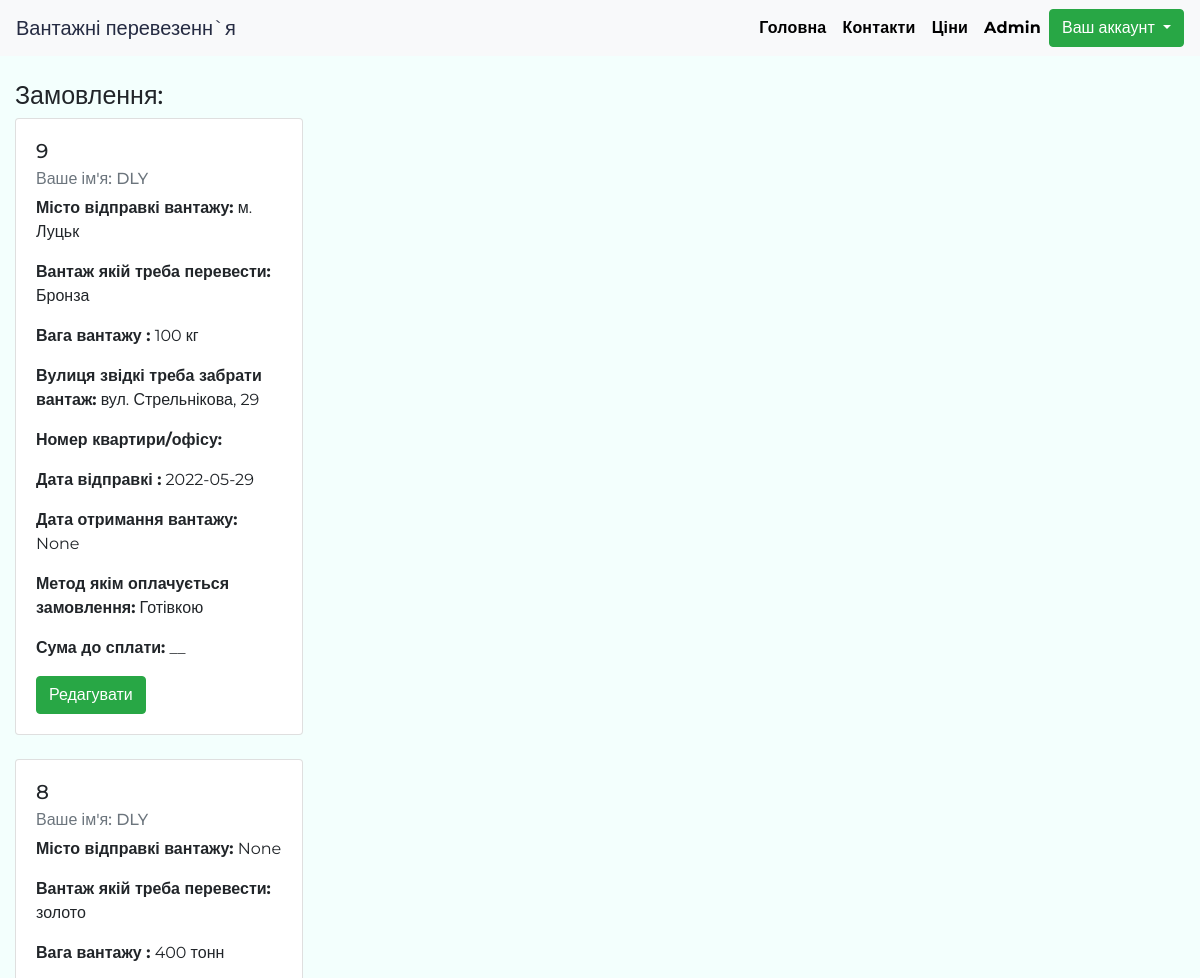
The page /orders (signed in, upper part) on the database as committed earlier.
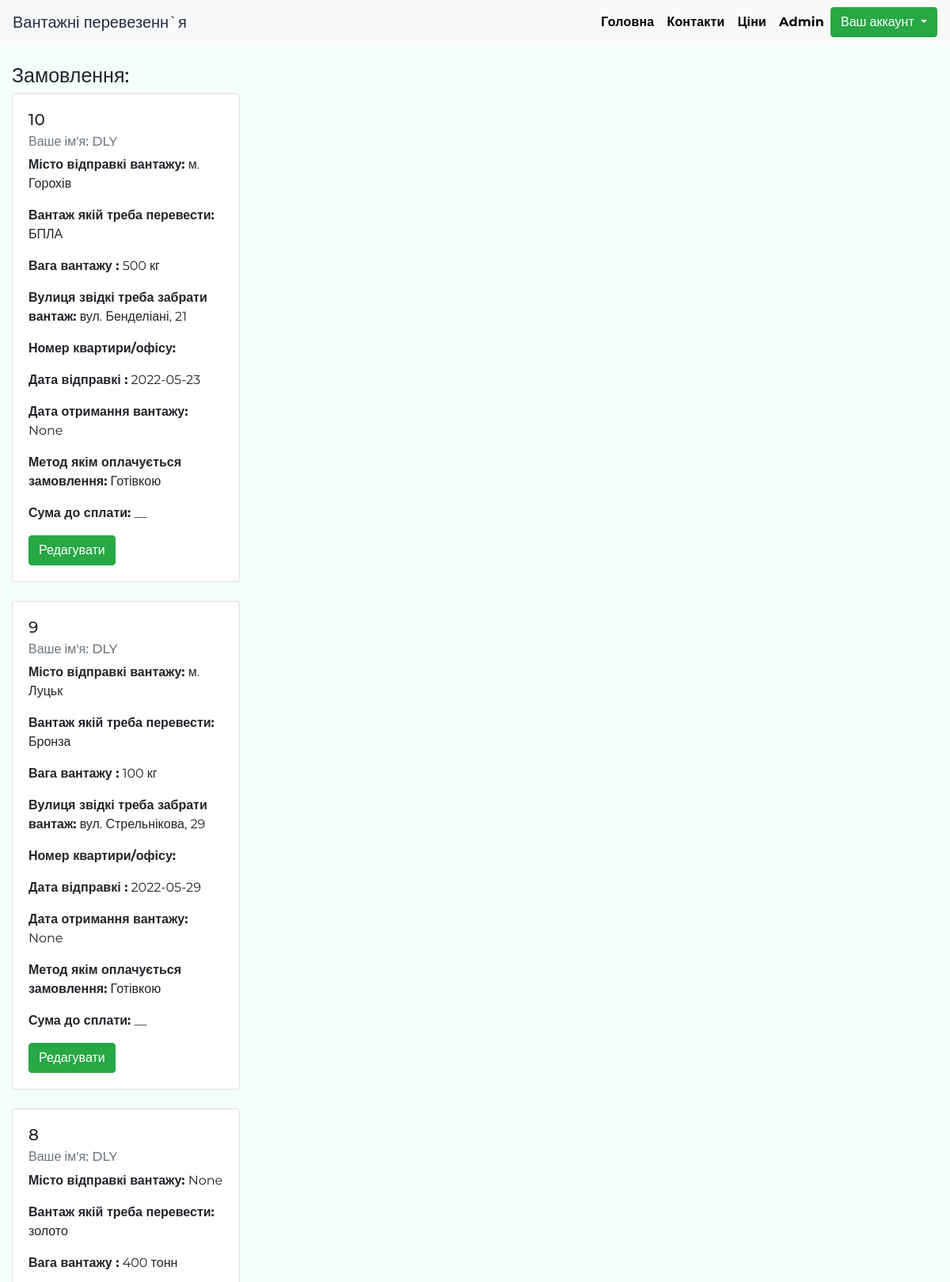
The same page on the database as committed later.
### app.py (models this page shows, shortened)
class Orders(db.Model):
    __tablename__ = "orders"
    id_orders = db.Column(db.Integer, primary_key = True)
    id_user= db.Column(db.Integer,db.ForeignKey('users.id_users'))
    cargo = db.Column(db.String(150))
    weight = db.Column(db.String(60))
    check_orders = db.Column(db.String(50),default = "В обробці")
    ts_orders = db.Column(db.DateTime,default = datetime.utcnow)
    city_sender= db.Column(db.Integer,db.ForeignKey('citys.id'))
    street_sender= db.Column(db.String(255))
    house_number = db.Column(db.Integer)
    date_senders = db.Column(db.Date)
    date_recipients = db.Column(db.Date)
    pay_method = db.Column(db.String(60))
    suma = db.Column(db.String(60),default ="__")
    user = db.relationship('Users', backref=db.backref("orders",overlaps ="citys,user",cascade="all, delete-orphan",lazy = "dynamic"),overlaps = "citys,users")
    city = db.relationship('Citys', backref=db.backref("orders", overlaps ="citys,users",cascade="all, delete-orphan",lazy = "dynamic"),overlaps = "citys,users")

class Users(UserMixin,db.Model):
    id_users = db.Column(db.Integer, primary_key = True)
    pib = db.Column(db.String(255))
    email = db.Column(db.String(150), index = True, unique = True)
    phone_number = db.Column(db.String(15))
    password_hash = db.Column(db.String(128))
    ts_registry = db.Column(db.DateTime, default = datetime.utcnow())
    role = db.Column(db.String(50),default = "User")
    citys = db.relationship("Citys",secondary = "orders", overlaps = "users")
    def __repr__(self):
        return  self.pib

class Citys(db.Model):
    __tablename__ = "citys"
    id = db.Column(db.Integer, primary_key = True)
    city = db.Column(db.String(255))
    users  = db.relationship("Users",secondary = "orders",overlaps = "citys")
    def __repr__(self):
        return self.city

### app.py (the view)
@app.route('/orders')
@login_required
def orders():
       id = current_user.id_users
       user = Users.query.first_or_404(id)
       page = request.args.get('page', 0, type=int)
       order = user.orders.order_by(Orders.ts_orders.desc()).paginate(
        page, app.config['POSTS_PER_PAGE'], False)
       next_url = url_for('orders', page=order.next_num) \
        if order.has_next else None
       prev_url = url_for('orders', page=order.prev_num) \
        if order.has_prev else None
       return render_template("orders.html", order=order.items,
                          next_url=next_url, prev_url=prev_url)

### app.py (called while the page is built)
@login.user_loader
def load_user(id_users):
    return Users.query.get(int(id_users))

### templates/orders.html (shortened to what this page needs)
{% extends "base.html" %}
{% import 'bootstrap/wtf.html' as wtf %}
{% block body %}
        <div class="container-fluid">
            <h1 class=" mt-4 ">Замовлення:</h1>
   {% for order in order %}
         <div class="card mb-4" style="width: 18rem;">
  <div class="card-body">
    <h5 class="card-title">{{order.id_orders}}</h5>
    <h6 class="card-subtitle mb-2 text-muted">Ваше ім'я:  {{order.user}}</h6>
    <p class="card-text"><strong>Місто відправкі вантажу:</strong> {{order.city}}</p>
        <p class="card-text"><strong>Вантаж якій треба перевести:</strong> {{order.cargo}}</p>
              <p class="card-text"><strong>Вага вантажу :</strong> {{order.weight}}
              </p>
                    <p class="card-text"><strong>Вулиця звідкі треба забрати вантаж:</strong> {{order.street_sender}}</p>
                          <p class="card-text"><strong>Номер квартири/офісу:</strong> {{order.house_number}}</p>
                                <p class="card-text"><strong>Дата відправкі :</strong> {{order.date_senders}}</p>
                                      <p class="card-text"><strong>Дата отримання вантажу:</strong> {{order.date_recipients}}</p>
                                         <p class="card-text"><strong>Метод якім оплачується замовлення:</strong> {{order.pay_method}}</p>
                                            <p class="card-text"><strong>Сума до сплати:</strong> {{order.suma}}</p>
                                              <a class="btn btn-success" href ="{{ url_for('edit_order',id = order.id_orders) }}">Редагувати</a>
  </div>
</div>
{% endfor %}
{% endblock %}

### templates/base.html (shortened to what this page needs)
<!doctype html>
<html lang="ru">
<head>
  <link rel="stylesheet" href="https://cdn.jsdelivr.net/npm/bootstrap@4.6.1/dist/css/bootstrap.min.css"
    as="style">
<link rel="stylesheet" type="text/css" href="{{ url_for('static', filename='style.css') }}" />
</head>
<body>
  <nav class="navbar navbar-expand-lg navbar-light bg-light  ">
    <a class="navbar-brand" href="#">Вантажні перевезенн`я </a>
    <div class="collapse navbar-collapse  " id="navbarNav">
      <ul class="navbar-nav ml-auto">
        <li class="nav-item active">
          <a class="nav-link" href="{{ url_for('index')}}">Головна
          </a>
        </li>
        <li class="nav-item">
          <a class="nav-link" href="{{ url_for('contacts')}}">Контакти</a>
        </li>
        <li class="nav-item">
          <a class="nav-link" href="{{ url_for('price')}}">Ціни</a>
        </li>
        {% if current_user.role == "Admin" %}
        <li class="nav-item">
          <a class="nav-link" href="{{ url_for('admin.index')}}">Admin</a>
        </li>
        {% endif %}
        {% if current_user.is_anonymous %}
        <li class="nav-item">
          <a class="nav-link" href="{{ url_for('login')}}">Вхід</a>
        </li>
        <li class="nav-item">
          <a class="nav-link" href="{{ url_for('register')}}"> Реєстрація</a>
        </li>
        {% else %}
        <div class="dropdown">
  <button class="btn btn-success dropdown-toggle" type="button" data-toggle="dropdown">Ваш аккаунт
  </button>
</div>
        {% endif %}
    </div>
  </nav>
  <div class="wrapper ">
    {% block body %}{% endblock %}
  </div>
</body>
</html>

### static/style.css (style rules this page uses)
* { padding: 0; margin: 0; }
html { position: relative; min-height: 100%; }
body { background-color: #F3FFFD; font-family: 'Montserrat', sans-serif; font-size: 16px; min-height: 100%; height: 100%; margin-bottom: 100px; }
.wrapper { min-height: 100%; }
.navbar { width: 100%; }
.navbar .nav-item a { font-size: 16px; font-weight: bold; line-height: 22px; letter-spacing: 0.2px; text-align: start; color: black !important; }
.navbar-light .navbar-brand { color: #252B42;; }
@media (max-width:1200px) { body { margin-bottom: 220px; } }
@media (max-width:1200px) { h1 { font-size: 25px; } }

Rows that differ between the two databases and show on the page:
added Orders: id_orders "10", user "DLY", city "м. Горохів", cargo "БПЛА", weight "500 кг", street_sender "вул. Бенделіані, 21", date_senders "2022-05-23", date_recipients "None", pay_method "Готівкою", suma "__"
